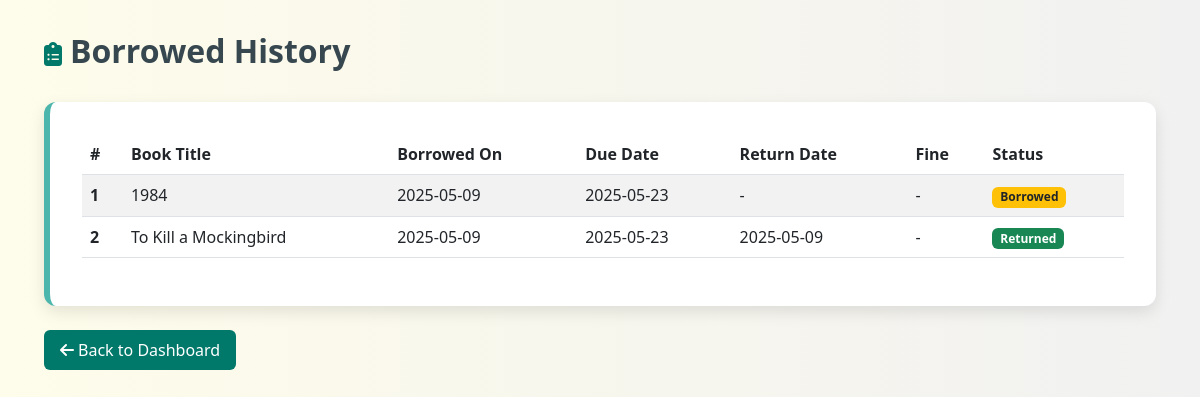
The page /borrowed_history (signed in) on the database its author committed.
### models.py (models this page shows, shortened)
class BorrowedBook(db.Model):
    id = db.Column(db.Integer, primary_key=True)
    user_id = db.Column(db.Integer, db.ForeignKey('user.id'), nullable=False)
    book_id = db.Column(db.Integer, db.ForeignKey('book.id'), nullable=False)
    borrow_date = db.Column(db.DateTime, default=datetime.utcnow)
    due_date = db.Column(db.DateTime, nullable=False)
    return_date = db.Column(db.DateTime, nullable=True)
    is_returned = db.Column(db.Boolean, default=False)
    fine_amount = db.Column(db.Float, default=0.0)
    damage_report = db.Column(db.Text, nullable=True)
    remarks = db.Column(db.Text, nullable=True)
    def is_overdue(self):
        if not self.is_returned and datetime.utcnow() > self.due_date:
            return True
        return False

class Book(db.Model):
    id = db.Column(db.Integer, primary_key=True)
    title = db.Column(db.String(200), nullable=False)
    author = db.Column(db.String(100), nullable=False)
    category = db.Column(db.String(50), nullable=False)
    quantity = db.Column(db.Integer, default=1)
    available_quantity = db.Column(db.Integer, default=1)
    date_added = db.Column(db.DateTime, default=datetime.utcnow)
    borrowed_records = db.relationship('BorrowedBook', backref='book', lazy=True)

### routes.py (the view)
@app.route('/borrowed_history')
@login_required
def borrowed_history():
    show_all = request.args.get('show_all', False) and current_user.is_admin
    if show_all:
        borrowed_books = BorrowedBook.query.order_by(BorrowedBook.borrow_date.desc()).all()
    else:
        borrowed_books = BorrowedBook.query.filter_by(user_id=current_user.id).order_by(BorrowedBook.borrow_date.desc()).all()
    return render_template('borrowed_history.html', borrowed_books=borrowed_books, show_all=show_all)

### app.py (called while the page is built)
@login_manager.user_loader
def load_user(user_id):
    return db.session.get(User, int(user_id))

### templates/borrowed_history.html (shortened to what this page needs)
<!DOCTYPE html>
<html lang="en">
<head>
  <link href="https://cdn.jsdelivr.net/npm/bootstrap@5.3.0/dist/css/bootstrap.min.css" rel="stylesheet" />
  <link rel="stylesheet" href="https://cdnjs.cloudflare.com/ajax/libs/font-awesome/6.4.0/css/all.min.css" />
</head>
<body>
  <div class="container">
    <h2><i class="fa-solid fa-clipboard-list me-2 icon"></i>Borrowed History</h2>
    <div class="history-card mb-4">
      <table class="table table-striped">
        <thead>
          <tr>
            <th scope="col">#</th>
            <th scope="col">Book Title</th>
            <th scope="col">Borrowed On</th>
            <th scope="col">Due Date</th>
            <th scope="col">Return Date</th>
            <th scope="col">Fine</th>
            <th scope="col">Status</th>
          </tr>
        </thead>
        <tbody>
          {% for borrowed in borrowed_books %}
          <tr>
            <th scope="row">{{ loop.index }}</th>
            <td>{{ borrowed.book.title }}</td>
            <td>{{ borrowed.borrow_date.strftime('%Y-%m-%d') }}</td>
            <td>{{ borrowed.due_date.strftime('%Y-%m-%d') }}</td>
            <td>{{ borrowed.return_date.strftime('%Y-%m-%d') if borrowed.return_date else '-' }}</td>
            <td>
              {% if borrowed.fine_amount > 0 %}
              <span class="text-danger">₹{{ borrowed.fine_amount }} ({{ borrowed.fine_amount|int }} days late)</span>
              {% else %}
              -
              {% endif %}
            </td>
            <td>
              {% if borrowed.is_returned %}
              <span class="badge bg-success">Returned</span>
              {% elif borrowed.is_overdue() %}
              <span class="badge bg-danger">Overdue</span>
              {% else %}
              <span class="badge bg-warning text-dark">Borrowed</span>
              {% endif %}
            </td>
          </tr>
          {% else %}
          <tr>
            <td colspan="{% if show_all %}8{% else %}7{% endif %}" class="text-center">No borrowed history found</td>
          </tr>
          {% endfor %}
        </tbody>
      </table>
    </div>
    <a href="{{ url_for('dashboard') }}" class="btn btn-outline-success btn-back">
      <i class="fa-solid fa-arrow-left me-1"></i>Back to Dashboard
    </a>
  </div>
</body>
</html>

### templates/borrowed_history.html (style rules this page uses)
body { background: linear-gradient(to right, #fefcea, #f1f1f1); font-family: 'Segoe UI', Tahoma, Geneva, Verdana, sans-serif; padding: 2rem; }
h2 { color: #37474f; font-weight: bold; margin-bottom: 2rem; }
.history-card { background-color: #ffffff; border-radius: 12px; padding: 2rem; box-shadow: 0 6px 16px rgba(0, 0, 0, 0.1); transition: transform 0.3s ease, box-shadow 0.3s ease; border-left: 6px solid #4db6ac; }
.table { font-size: 1rem; }
.btn-back { background-color: #00796b; border: none; color: #fff; padding: 0.5rem 1rem; border-radius: 6px; transition: background 0.3s ease; }
.icon { font-size: 1.5rem; color: #00796b; }

### rows shown on the page
BorrowedBook: book "1984", borrow_date "2025-05-09", due_date "2025-05-23", return_date "-", is_returned "Borrowed"
BorrowedBook: book "To Kill a Mockingbird", borrow_date "2025-05-09", due_date "2025-05-23", return_date "2025-05-09", is_returned "Returned"
